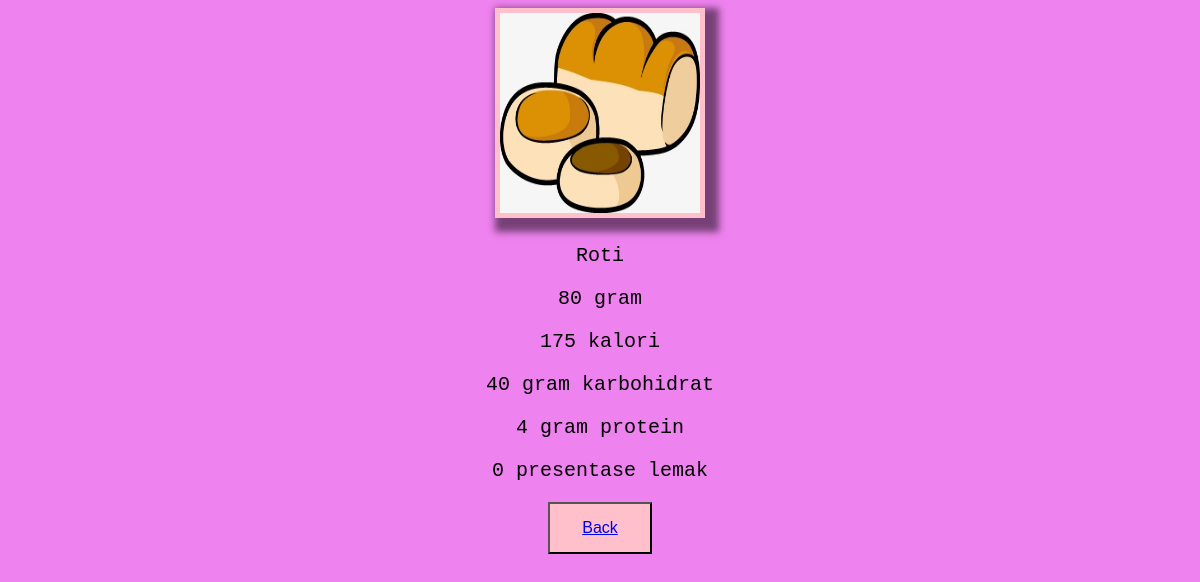
The page /latihan7a/php/detail.php?id=2 on the database its author committed.
### tables this page shows
CREATE TABLE `makanan` (
  `id` int(2) NOT NULL,
  `img` varchar(10) NOT NULL,
  `nama` varchar(50) NOT NULL,
  `berat` int(10) NOT NULL,
  `kalori` int(10) NOT NULL,
  `karbohidrat` int(10) NOT NULL,
  `protein` int(10) NOT NULL,
  `lemak` int(10) NOT NULL
);

### latihan7a/php/function.php (called while the page is built, shortened)
<?php
function koneksi() {
$connect = mysqli_connect("localhost", "root","") or die("koneksi ke DB gagal");
mysqli_select_db($connect, "tubes_193040132") or die("Database salah!");
return $connect;
}
function query($sql){
	$connect = koneksi();
	$result = mysqli_query($connect, "$sql");
	$rows = [];
	while ($row = mysqli_fetch_assoc($result)) {
		$rows[] = $row;
	}
	return $rows;
}
?>

### latihan7a/php/detail.php (the view, shortened to what this page needs)
<?php
require 'function.php';
$id = $_GET['id'];
$makanan = query("SELECT * FROM makanan WHERE id = $id")[0];
?>
<!DOCTYPE html>
<html>
<head>
	<link rel="stylesheet" type="text/css" href="../css/style.css">
</head>
<body bgcolor="violet">
	<div class="container">
	<div class="img">
	<img src="../assets/img/<?=$makanan["img"];?>" alt="">
</div>
	<div class="keterangan">
		<p><?= $makanan["nama"]; ?></p>
		<p><?= $makanan["berat"]." gram" ?></p>
		<p><?= $makanan["kalori"]." kalori" ?></p>
		<p><?= $makanan["karbohidrat"]. " gram karbohidrat"?></p>
		<p><?= $makanan["protein"]. " gram protein" ?></p>
		<p><?= $makanan["lemak"]. " presentase lemak"; ?></p>
	</div>
	<button class="tombol-kembali"><a href="../index.php">Back</button>
</body>
</html>

### latihan7a/css/style.css (style rules this page uses)
body { text-align: center; font-family: "lucida console", Courier, monospace; font-size: 20px; }
img { width: 200px; height: 200px; border: 5px solid pink; box-shadow: 7px 7px 7px 7px rgba(0,0,0,0.5); }
button { background-color: pink; padding: 15px 32px; text-align: center; display: inline-block; font-size: 16px; }

### rows shown on the page
makanan: img (picture), nama "Roti", berat "80", kalori "175", karbohidrat "40", protein "4", lemak "0"
